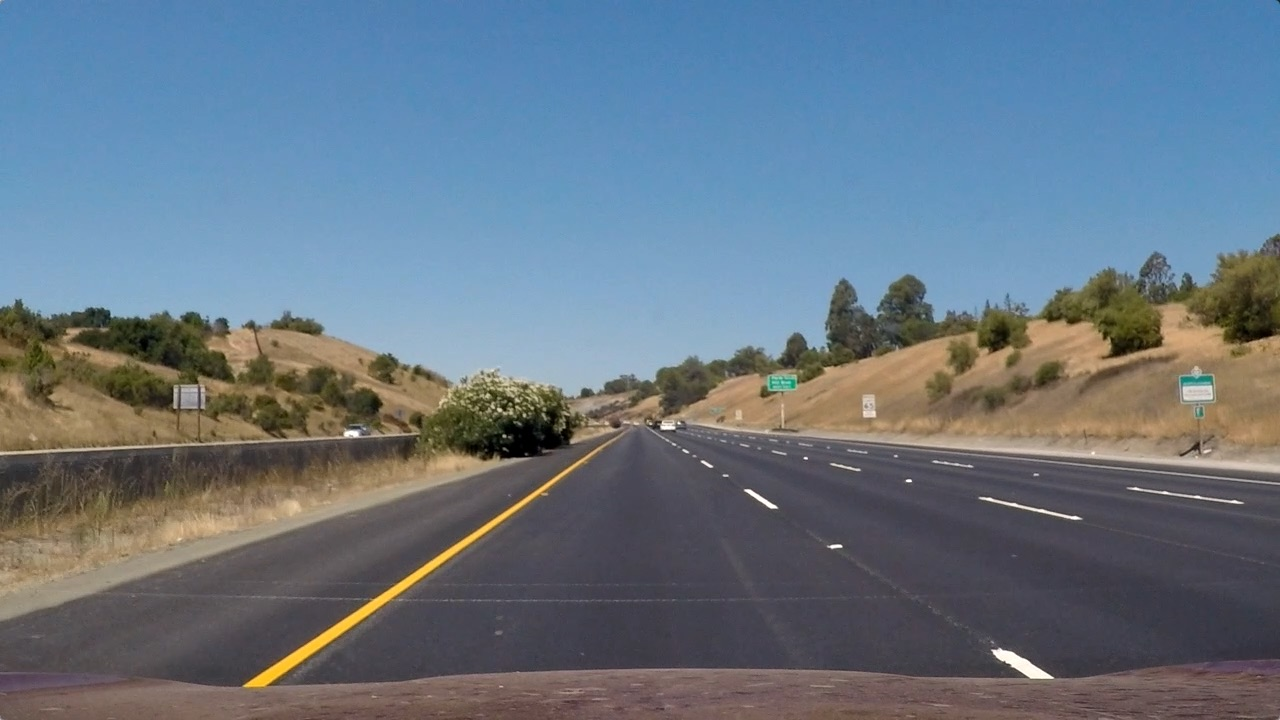
#> input picture test_images/straight_lines1.jpg, 1280 x 720 px
$ python test_perspective.py
#> lines starting #> are read from the running program, lines starting #| are printed output that depends on the picture
### src/perspective.py
import cv2


class Perspective:
    def __init__(self, transformation):
        self.transformation_ = transformation
        self.m_ = cv2.getPerspectiveTransform(self.transformation_.GetSource(), self.transformation_.GetDestination())
        self.m_inv_ = cv2.getPerspectiveTransform(
            self.transformation_.GetDestination(), self.transformation_.GetSource()
        )

    def Transform(self, img):
        img_size = (img.shape[1], img.shape[0])
        return cv2.warpPerspective(img, self.m_, img_size, flags=cv2.INTER_LINEAR)

    def InverseTransform(self, img):
        img_size = (img.shape[1], img.shape[0])
        return cv2.warpPerspective(img, self.m_inv_, img_size, flags=cv2.INTER_LINEAR)

### src/geometry.py
import numpy as np
import cv2

class Point:
    def __init__(self, x, y):
        self.x_ = x
        self.y_ = y

    def GetX(self):
        return self.x_

    def GetY(self):
        return self.y_

class Trapezoid:
    def __init__(self, p0, p1, p2, p3):
        self.p0_ = p0
        self.p1_ = p1
        self.p2_ = p2
        self.p3_ = p3

class Transformation:
    def __init__(self, src, dst):
        self.src_ = src
        self.dst_ = dst

    def GetSource(self):
        result = np.float32([[self.src_.p0_.x_, self.src_.p0_.y_], [self.src_.p1_.x_, self.src_.p1_.y_], [self.src_.p2_.x_, self.src_.p2_.y_], [self.src_.p3_.x_, self.src_.p3_.y_]])
        return result

    def GetDestination(self):
        result = np.float32([[self.dst_.p0_.x_, self.dst_.p0_.y_], [self.dst_.p1_.x_, self.dst_.p1_.y_], [self.dst_.p2_.x_, self.dst_.p2_.y_], [self.dst_.p3_.x_, self.dst_.p3_.y_]])
        return result

### src/test_perspective.py
import matplotlib.pyplot as plt

from geometry import Point
from geometry import Transformation
from geometry import Trapezoid
from perspective import Perspective

src_p0 = Point(200, 720)
src_p1 = Point(570, 460)
src_p2 = Point(725, 460)
src_p3 = Point(1115, 720)

src_trp = Trapezoid(src_p0, src_p1, src_p2, src_p3)

dst_p0 = Point(200, 720)
dst_p1 = Point(200, 460)
dst_p2 = Point(1000, 460)
dst_p3 = Point(1000, 720)

dst_trp = Trapezoid(dst_p0, dst_p1, dst_p2, dst_p3)

transformation = Transformation(src_trp, dst_trp)
perspective = Perspective(transformation)

img = plt.imread('../test_images/straight_lines1.jpg')
#> img is the input picture: shape (720, 1280, 3); mean R, G, B 103.2, 117.7, 131.2

transformed = perspective.Transform(img)
#> in Transform, `return cv2.warpPerspective(img, self.m_, img_size, flags=cv2.INTER_LIN..`:
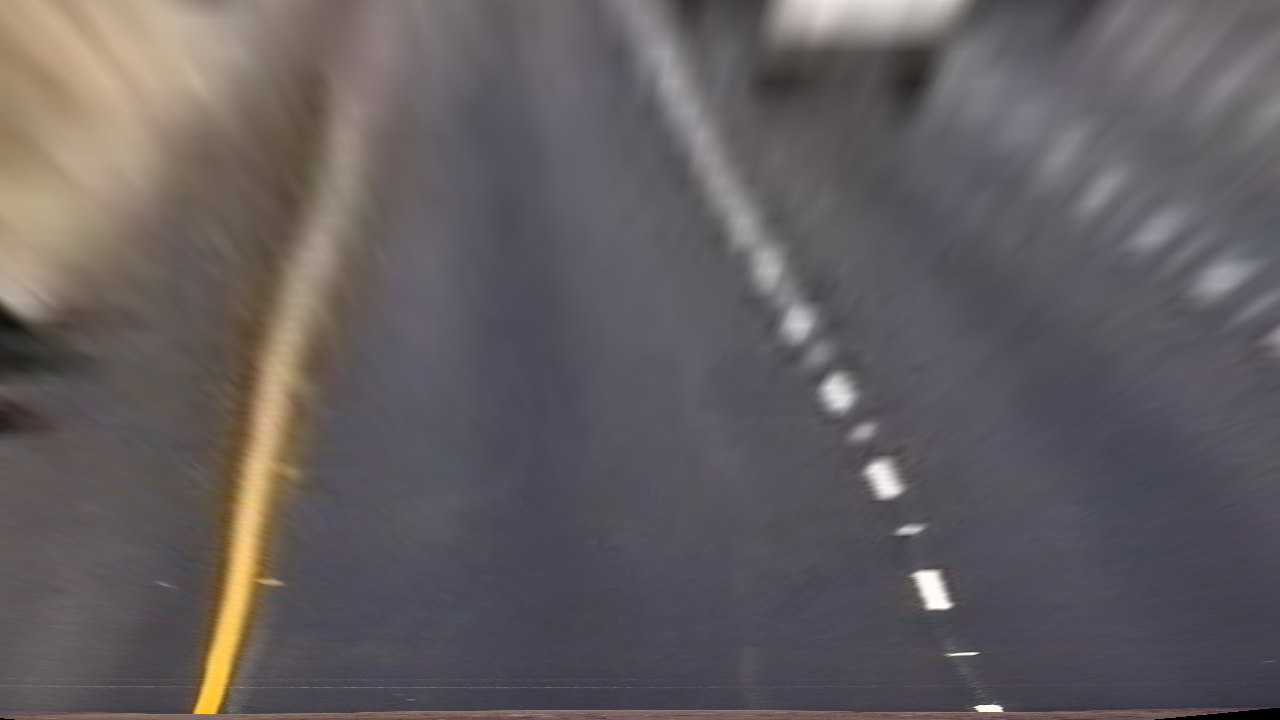
#> returned value: shape (720, 1280, 3); mean of channels 0, 1, 2 98.9, 93.2, 95.5; drawn as R, G, B

f, (ax1, ax2) = plt.subplots(1, 2, figsize=(24, 9))
f.tight_layout()
ax1.imshow(img, cmap='gray')
ax1.set_title('Original', fontsize=50)
ax2.imshow(transformed, cmap='gray')
ax2.set_title('Transformed', fontsize=50)
plt.subplots_adjust(left=0., right=1, top=0.9, bottom=0.)
plt.show()
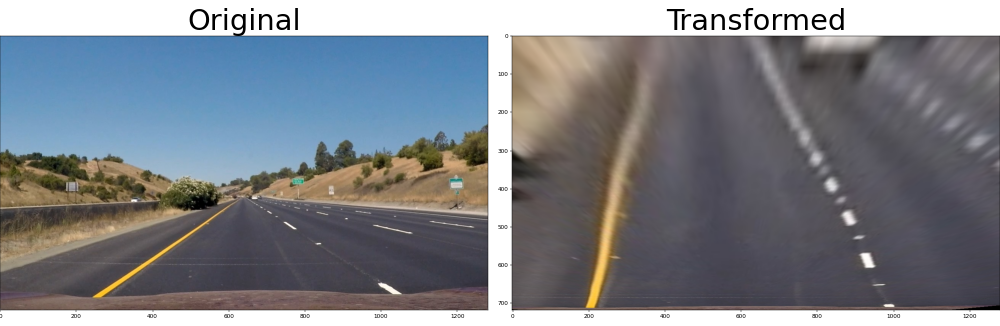
#> figure drawn by matplotlib, 2 panels

$ run again, with test_images/straight_lines2.jpg copied over test_images/straight_lines1.jpg
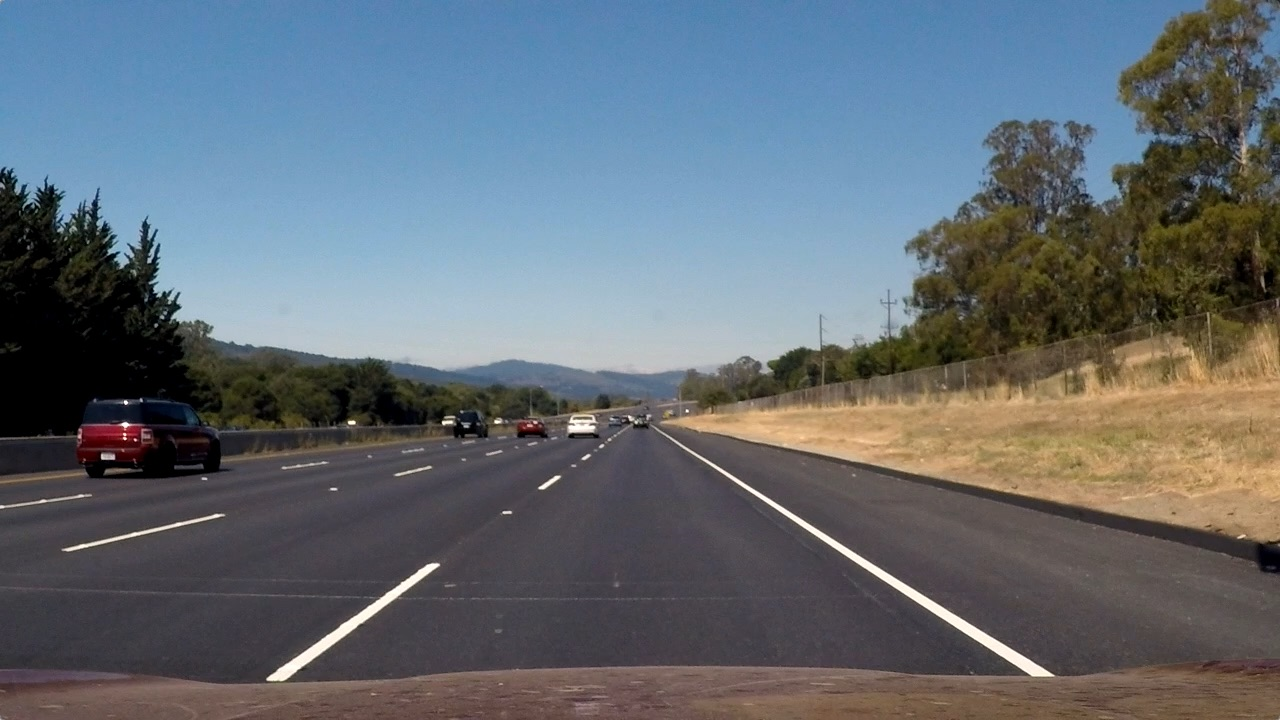
#> input picture test_images/straight_lines2.jpg, 1280 x 720 px
#> img is the input picture: shape (720, 1280, 3); mean R, G, B 99.4, 107.7, 115.1
#> in Transform, `return cv2.warpPerspective(img, self.m_, img_size, flags=cv2.INTER_LIN..`:
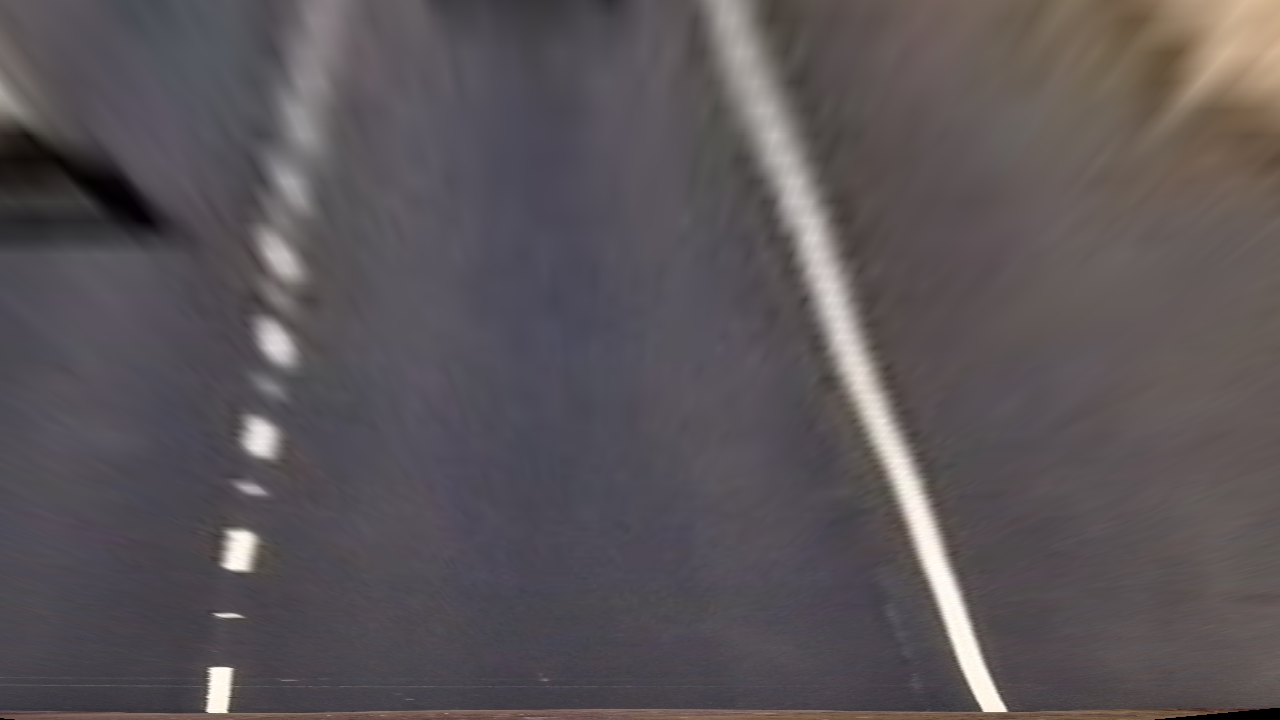
#> returned value: shape (720, 1280, 3); mean of channels 0, 1, 2 90.5, 84.4, 87.7; drawn as R, G, B
#> `plt.show()`:
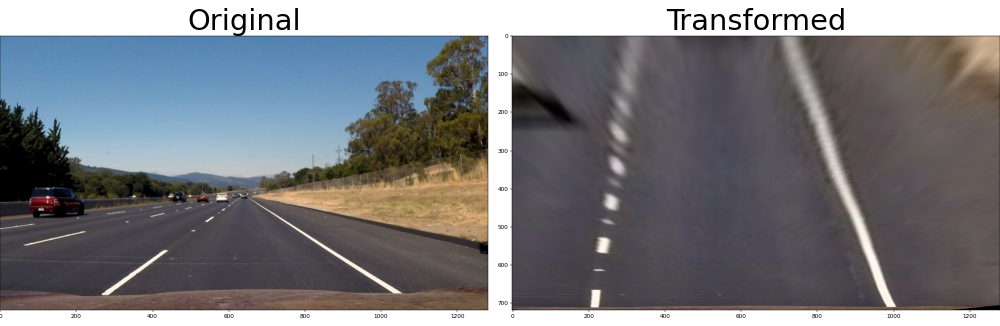
#> figure drawn by matplotlib, 2 panels

$ run again, with test_images/test1.jpg copied over test_images/straight_lines1.jpg
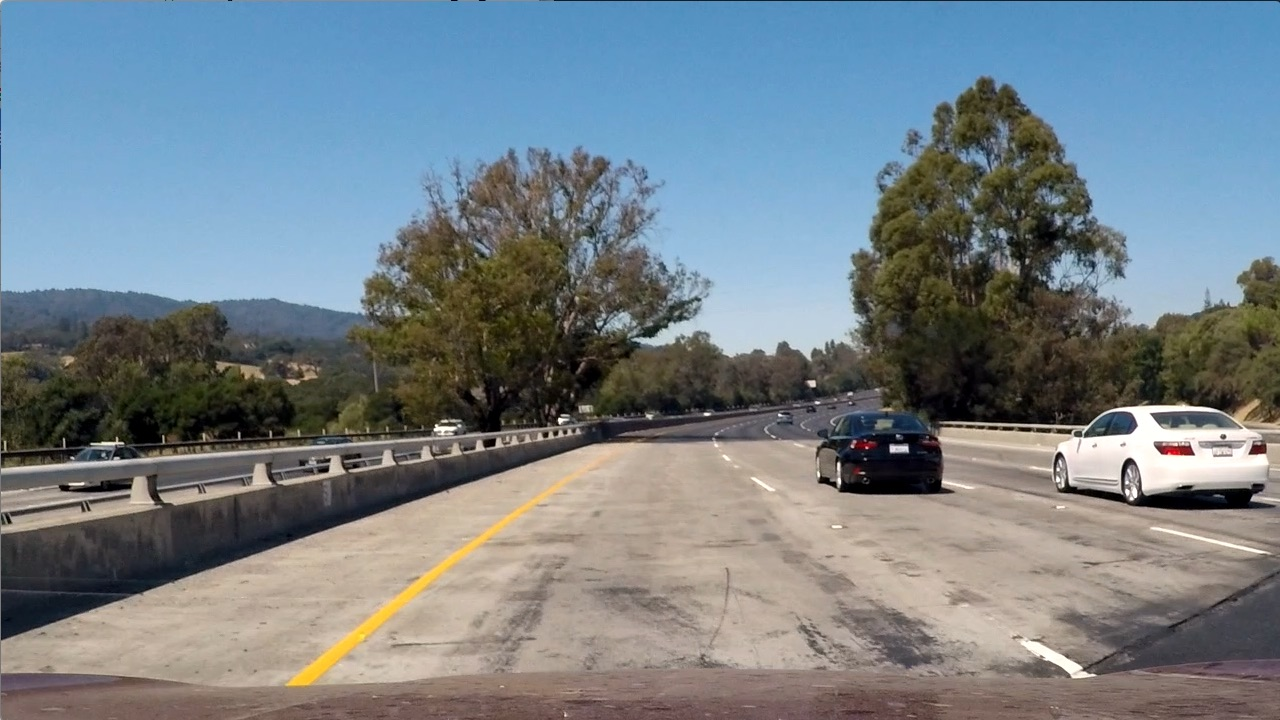
#> input picture test_images/test1.jpg, 1280 x 720 px
#> img is the input picture: shape (720, 1280, 3); mean R, G, B 117.5, 128.7, 135.5
#> in Transform, `return cv2.warpPerspective(img, self.m_, img_size, flags=cv2.INTER_LIN..`:
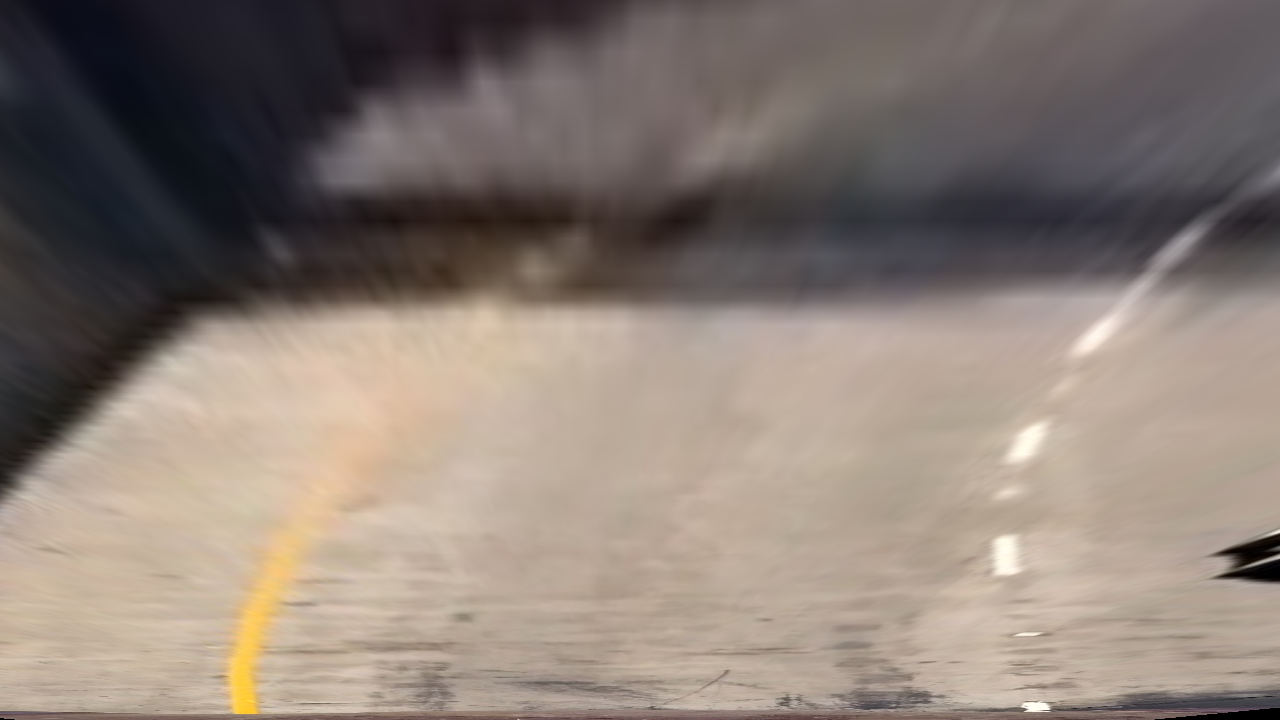
#> returned value: shape (720, 1280, 3); mean of channels 0, 1, 2 137.3, 124.9, 116.6; drawn as R, G, B
#> `plt.show()`:
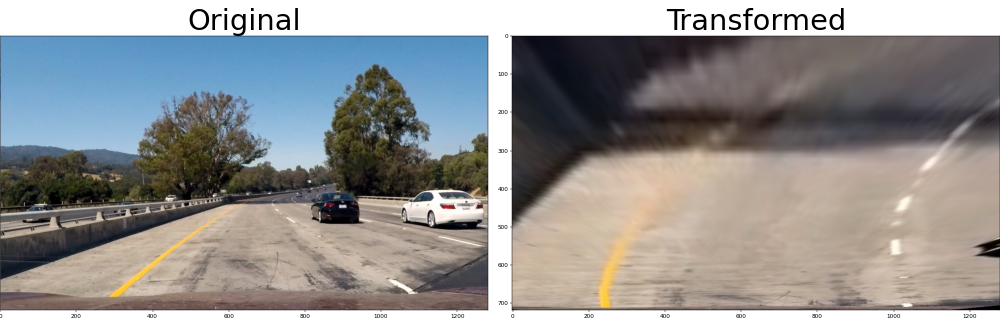
#> figure drawn by matplotlib, 2 panels

$ run again, with test_images/test2.jpg copied over test_images/straight_lines1.jpg
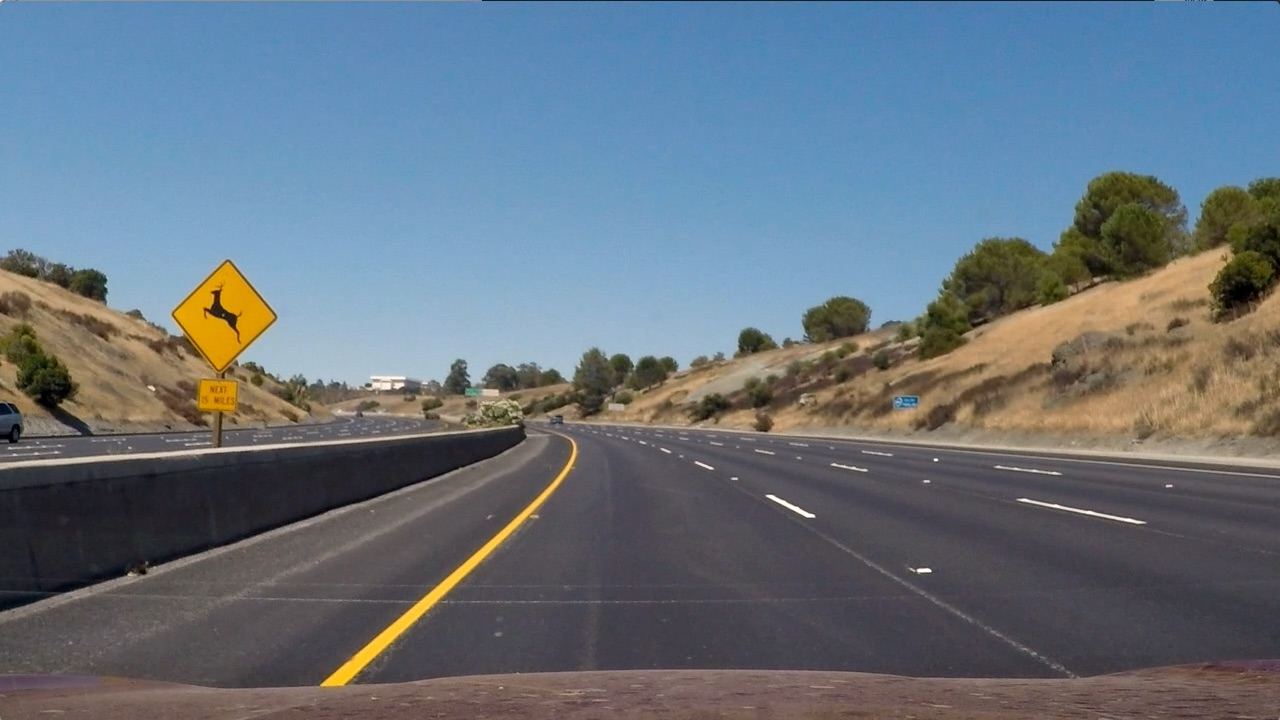
#> input picture test_images/test2.jpg, 1280 x 720 px
#> img is the input picture: shape (720, 1280, 3); mean R, G, B 102.8, 114.6, 125.5
#> in Transform, `return cv2.warpPerspective(img, self.m_, img_size, flags=cv2.INTER_LIN..`:
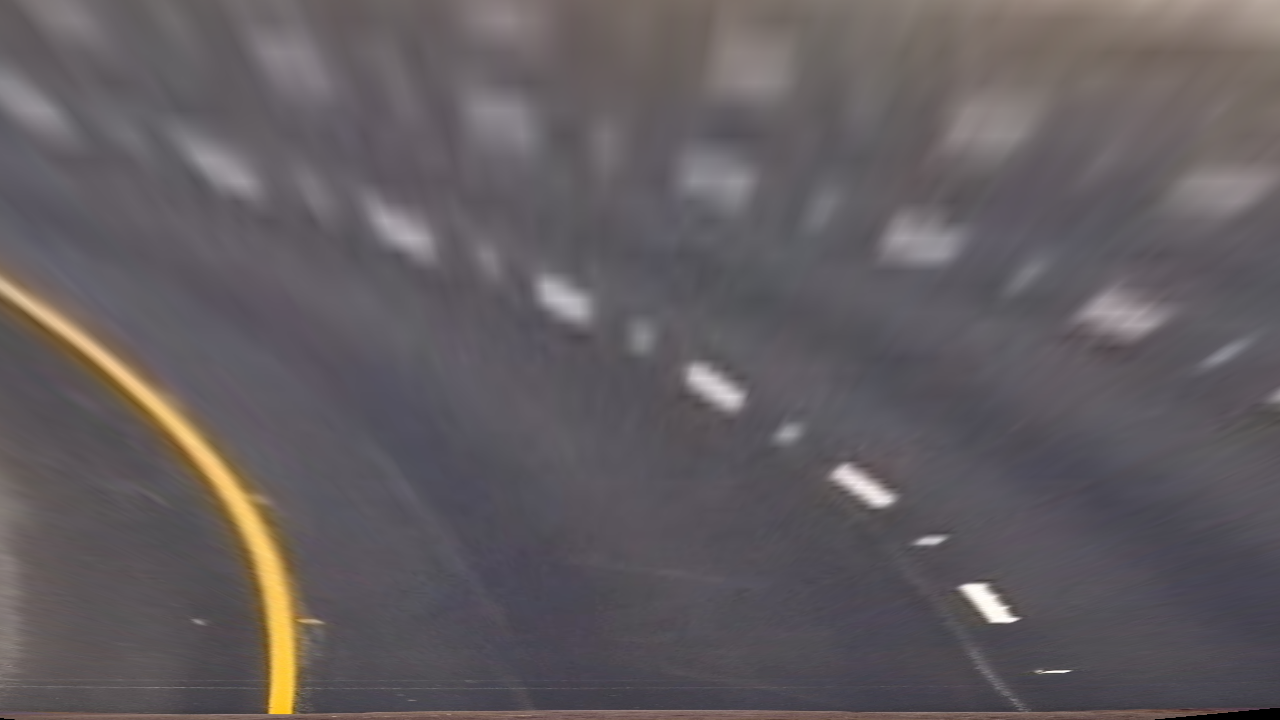
#> returned value: shape (720, 1280, 3); mean of channels 0, 1, 2 98.1, 92.5, 95.8; drawn as R, G, B
#> `plt.show()`:
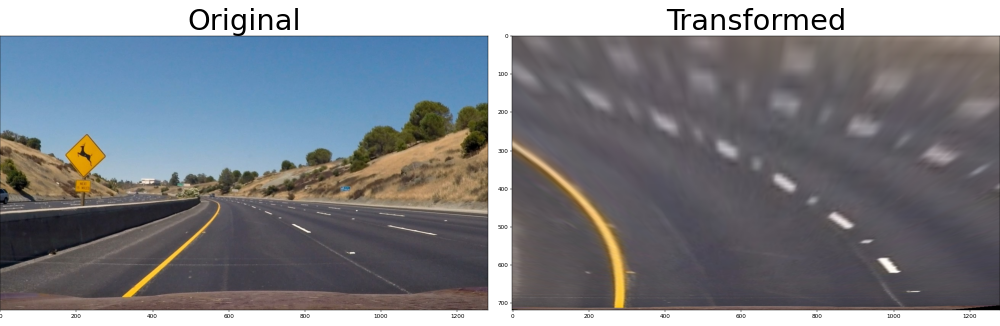
#> figure drawn by matplotlib, 2 panels
